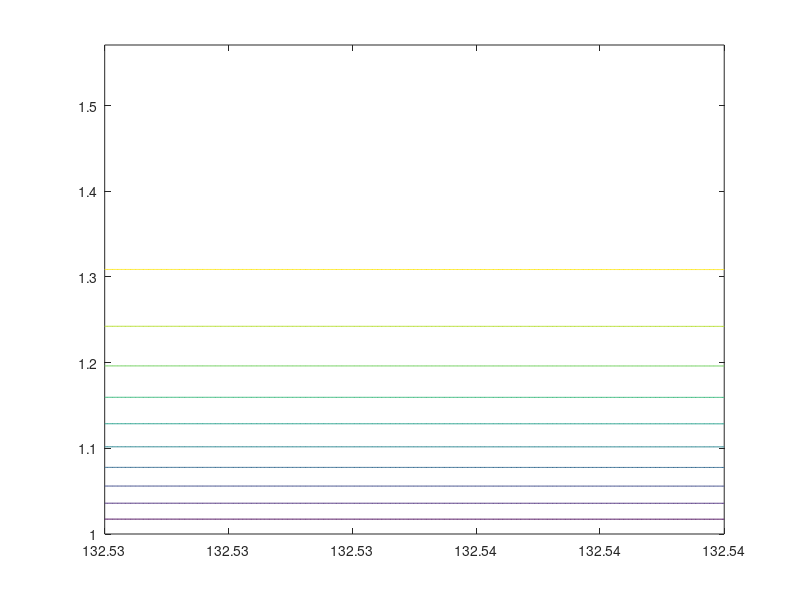

Reproduce this figure in MATLAB.
	r=132.53:1.0E-05:132.54;
	theta=1.0:1.0E-04:pi/2.0;
	[R,THETA]=meshgrid(r,theta);
	A=2.0*(125000 - R.^2.0 + THETA.*R.^2.0 + cos(THETA).*R.^2.0 - sin(THETA).*R.^2.0);
	P=4.0*(500 + R.*THETA - 2.0*sqrt(2.0)*R.*sin(THETA./2.0));
	Z=A./P;
	xlabel('R');
	ylabel('THETA');
	contour(R,THETA,Z)
